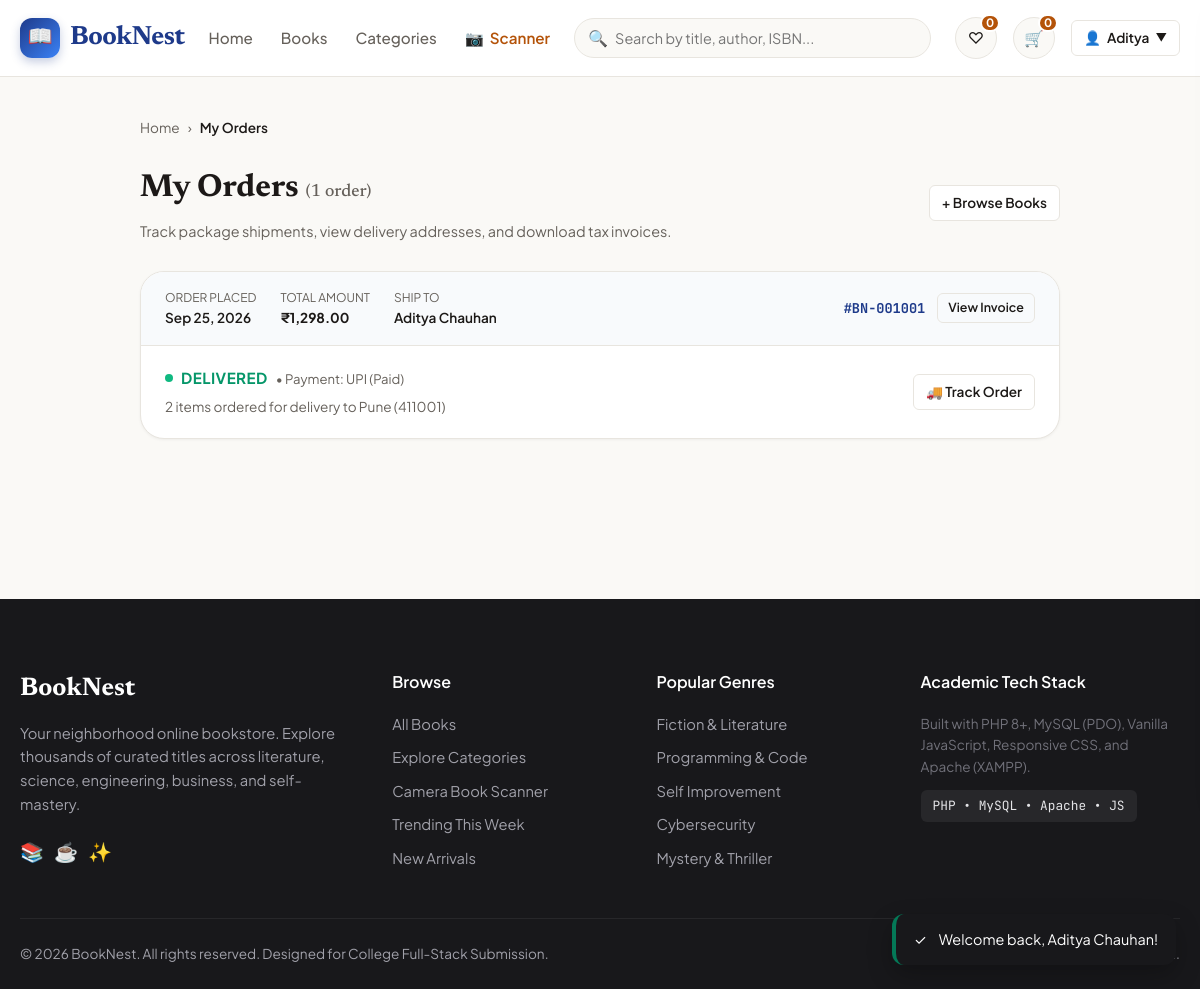
Page /orders.php (signed in) on the committed database.
### tables this page shows
CREATE TABLE IF NOT EXISTS `orders` (
  `id` INT UNSIGNED AUTO_INCREMENT PRIMARY KEY,
  `user_id` INT UNSIGNED NOT NULL,
  `address_id` INT UNSIGNED DEFAULT NULL,
  `total_amount` DECIMAL(10, 2) NOT NULL,
  `payment_method` ENUM('UPI', 'Card', 'Cash on Delivery') NOT NULL DEFAULT 'Cash on Delivery',
  `payment_status` ENUM('Pending', 'Paid', 'Failed') NOT NULL DEFAULT 'Pending',
  `order_status` ENUM('Pending', 'Confirmed', 'Processing', 'Shipped', 'Delivered', 'Cancelled') NOT NULL DEFAULT 'Pending',
  `created_at` DATETIME NOT NULL DEFAULT CURRENT_TIMESTAMP,
  `updated_at` DATETIME NOT NULL DEFAULT CURRENT_TIMESTAMP ON UPDATE CURRENT_TIMESTAMP,
  CONSTRAINT `fk_orders_user` FOREIGN KEY (`user_id`) REFERENCES `users` (`id`) ON DELETE RESTRICT,
  CONSTRAINT `fk_orders_address` FOREIGN KEY (`address_id`) REFERENCES `addresses` (`id`) ON DELETE SET NULL
);

CREATE TABLE IF NOT EXISTS `addresses` (
  `id` INT UNSIGNED AUTO_INCREMENT PRIMARY KEY,
  `user_id` INT UNSIGNED NOT NULL,
  `full_name` VARCHAR(150) NOT NULL,
  `phone` VARCHAR(20) NOT NULL,
  `address` TEXT NOT NULL,
  `city` VARCHAR(100) NOT NULL,
  `state` VARCHAR(100) NOT NULL,
  `pincode` VARCHAR(15) NOT NULL,
  `is_default` TINYINT(1) NOT NULL DEFAULT 0,
  `created_at` DATETIME NOT NULL DEFAULT CURRENT_TIMESTAMP,
  CONSTRAINT `fk_addresses_user` FOREIGN KEY (`user_id`) REFERENCES `users` (`id`) ON DELETE CASCADE
);

### includes/functions.php (called while the page is built, shortened)
<?php
function e(?string $string): string {
    return htmlspecialchars($string ?? '', ENT_QUOTES | ENT_HTML5, 'UTF-8');
}
function formatPrice(float $price): string {
    return '₹' . number_format($price, 2);
}
function getUserOrders(int $userId): array {
    $pdo = Database::getConnection();
    $stmt = $pdo->prepare("
        SELECT o.*, a.full_name AS recipient_name, a.phone AS recipient_phone,
               a.address, a.city, a.state, a.pincode,
               (SELECT COUNT(*) FROM order_items WHERE order_id = o.id) AS total_items
        FROM orders o
        LEFT JOIN addresses a ON o.address_id = a.id
        WHERE o.user_id = ?
        ORDER BY o.id DESC
    ");
    $stmt->execute([$userId]);
    return $stmt->fetchAll() ?: [];
}

### orders.php (the view, shortened to what this page needs)
<?php
require_once __DIR__ . '/includes/header.php';
$currentUser = getCurrentUser();
$userId = $currentUser ? (int)$currentUser['id'] : 0;
$orders = $userId > 0 ? getUserOrders($userId) : [];
?>
<div class="container" style="padding: 40px 20px 80px 20px; max-width: 960px;">
  <nav class="breadcrumb" style="display:flex; align-items:center; gap:8px; font-size:0.85rem; color:var(--color-text-muted); margin-bottom:24px;">
    <a href="index.php" style="color:var(--color-text-muted); text-decoration:none;">Home</a>
    <span>›</span>
    <span style="color:var(--color-text-main); font-weight:600;">My Orders</span>
  </nav>
  <div style="display:flex; align-items:center; justify-content:space-between; margin-bottom:28px; flex-wrap:wrap; gap:16px;">
    <div>
      <h1 style="font-family:var(--font-serif); font-size:2rem; font-weight:700; color:var(--color-text-main); margin:0 0 6px 0;">
        My Orders <span style="font-size:1.1rem; font-family:var(--font-sans); color:var(--color-text-muted); font-weight:500;">(<?= count($orders) ?> <?= count($orders) === 1 ? 'order' : 'orders' ?>)</span>
      </h1>
      <p style="color:var(--color-text-muted); font-size:0.9rem; margin:0;">
        Track package shipments, view delivery addresses, and download tax invoices.
      </p>
    </div>
    <a href="books.php" class="btn btn-secondary btn-sm">
      <span>+ Browse Books</span>
    </a>
  </div>
  <?php if (empty($orders)): ?>
    <div style="background:#fff; border:1px solid var(--color-card-border); border-radius:var(--radius-xl); padding:60px 24px; text-align:center; box-shadow:var(--shadow-sm);">
      <div style="width:72px; height:72px; background:#F8FAFC; border-radius:50%; display:inline-flex; align-items:center; justify-content:center; font-size:2.2rem; margin-bottom:16px;">
        📦
      </div>
      <h2 style="font-family:var(--font-serif); font-size:1.5rem; font-weight:700; color:var(--color-text-main); margin-bottom:8px;">
        You haven't placed any orders yet
      </h2>
      <p style="color:var(--color-text-muted); font-size:0.95rem; margin-bottom:24px;">
        Explore our curated catalog of bestselling literature, programming guides, and textbooks.
      </p>
      <a href="books.php" class="btn btn-primary" style="padding:10px 24px;">
        Start Shopping →
      </a>
    </div>
  <?php else: ?>
    <div style="display:flex; flex-direction:column; gap:20px;">
      <?php foreach ($orders as $order): ?>
        <div style="background:#fff; border:1px solid var(--color-card-border); border-radius:var(--radius-xl); overflow:hidden; box-shadow:var(--shadow-sm);">
          <div style="background:#F8FAFC; border-bottom:1px solid var(--color-card-border); padding:16px 24px; display:flex; justify-content:space-between; align-items:center; flex-wrap:wrap; gap:12px; font-size:0.85rem;">
            <div style="display:flex; gap:24px; flex-wrap:wrap;">
              <div>
                <span style="color:var(--color-text-muted); display:block; font-size:0.75rem; text-transform:uppercase;">ORDER PLACED</span>
                <span style="font-weight:600; color:var(--color-text-main);"><?= date('M d, Y', strtotime($order['created_at'])) ?></span>
              </div>
              <div>
                <span style="color:var(--color-text-muted); display:block; font-size:0.75rem; text-transform:uppercase;">TOTAL AMOUNT</span>
                <span style="font-weight:700; color:var(--color-text-main);"><?= formatPrice((float)$order['total_amount']) ?></span>
              </div>
              <div>
                <span style="color:var(--color-text-muted); display:block; font-size:0.75rem; text-transform:uppercase;">SHIP TO</span>
                <span style="font-weight:600; color:var(--color-text-main);"><?= e($order['recipient_name'] ?: ($currentUser['name'] ?? 'Customer')) ?></span>
              </div>
            </div>
            <div style="display:flex; align-items:center; gap:12px;">
              <span style="font-family:var(--font-mono); font-size:0.85rem; font-weight:700; color:var(--color-primary);">
                #BN-<?= str_pad((string)$order['id'], 6, '0', STR_PAD_LEFT) ?>
              </span>
              <a href="order-success.php?id=<?= $order['id'] ?>" class="btn btn-outline btn-sm" style="font-size:0.78rem; padding:4px 10px;">
                View Invoice
              </a>
            </div>
          </div>
          <div style="padding:20px 24px; display:flex; justify-content:space-between; align-items:center; flex-wrap:wrap; gap:16px;">
            <div>
              <div style="display:flex; align-items:center; gap:8px; margin-bottom:6px;">
                <span style="display:inline-block; width:8px; height:8px; border-radius:50%; background:#10B981;"></span>
                <span style="font-weight:700; font-size:0.95rem; color:#059669; text-transform:uppercase; letter-spacing:0.03em;">
                  <?= e($order['order_status']) ?>
                </span>
                <span style="color:var(--color-text-muted); font-size:0.82rem;">
                  • Payment: <?= e($order['payment_method']) ?> (<?= e($order['payment_status']) ?>)
                </span>
              </div>
              <div style="font-size:0.85rem; color:var(--color-text-muted);">
                <?= $order['total_items'] ?> <?= $order['total_items'] == 1 ? 'item' : 'items' ?> ordered for delivery to <?= e($order['city']) ?> (<?= e($order['pincode']) ?>)
              </div>
            </div>
            <div>
              <a href="order-success.php?id=<?= $order['id'] ?>" class="btn btn-secondary btn-sm">
                <span>🚚 Track Order</span>
              </a>
            </div>
          </div>
        </div>
      <?php endforeach; ?>
    </div>
  <?php endif; ?>
</div>
<?php require_once __DIR__ . '/includes/footer.php'; ?>

### assets/css/style.css (style rules this page uses)
:root { --font-primary: 'Plus Jakarta Sans', -apple-system, BlinkMacSystemFont, 'Segoe UI', Roboto, sans-serif; --font-serif: 'Newsreader', Georgia, serif; --font-mono: 'JetBrains Mono', monospace; --color-bg: #FAF9F6; --color-surface: #FFFFFF; --color-surface-hover: #F5F3EF; --color-card-border: #E8E5DF; --color-text-main: #1C1917; --color-text-muted: #66615B; --color-text-light: #8E887E; --color-primary: #1E3A8A; --color-primary-hover: #172554; --color-primary-light: #EFF6FF; --color-accent: #B45309; --color-accent-light: #FEF3C7; --color-success: #047857; --color-success-light: #D1FAE5; --color-danger: #B91C1C; --color-danger-light: #FEE2E2; --shadow-sm: 0 1px 3px rgba(28, 25, 23, 0.05); --shadow-md: 0 4px 12px rgba(28, 25, 23, 0.07); --shadow-lg: 0 12px 28px rgba(28, 25, 23, 0.09); --shadow-hover: 0 16px 36px rgba(28, 25, 23, 0.12); --radius-sm: 6px; --radius-md: 12px; --radius-lg: 16px; --radius-xl: 24px; --radius-full: 9999px; --transition-fast: 0.15s ease; --transition-normal: 0.25s ease; }
*, *::before, *::after { box-sizing: border-box; margin: 0; padding: 0; }
body { font-family: var(--font-primary); background-color: var(--color-bg); color: var(--color-text-main); line-height: 1.6; -webkit-font-smoothing: antialiased; }
a { color: inherit; text-decoration: none; }
.container { width: 100%; max-width: 1240px; margin-left: auto; margin-right: auto; padding-left: 20px; padding-right: 20px; }
.btn { display: inline-flex; align-items: center; justify-content: center; gap: 8px; font-family: var(--font-primary); font-size: 0.95rem; font-weight: 600; padding: 10px 20px; border-radius: var(--radius-md); border: none; cursor: pointer; transition: all var(--transition-normal); text-decoration: none; }
.btn-secondary { background-color: var(--color-surface); color: var(--color-text-main); border: 1px solid var(--color-card-border); }
.btn-outline { background: transparent; border: 1px solid var(--color-card-border); color: var(--color-text-main); }
.btn-sm { padding: 6px 12px; font-size: 0.85rem; border-radius: var(--radius-sm); }

### rows in the picture
orders: created_at "Sep 25, 2026", total_amount "₹1,298.00", address.full_name "Aditya Chauhan", id "001001", order_status "DELIVERED", payment_method "UPI", payment_status "Paid", total_items "2", address.city "Pune", address.pincode "411001"

### other values in the picture
$wishlistCount "0"
$cartCount "0"
explode(' ', $currentUser['name'])[0] "Aditya"
count($orders) "1"
